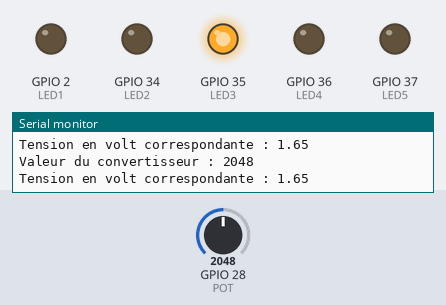
A sketch run on a simulated ESP32. Parts: output pins drawn as LEDs (lit = HIGH), the last lines printed to the serial monitor. The test bench sets the inputs (shaded band); at power-on: GPIO 28 (POT) = 2048.

Above: at 1.2 s.
1.3 s: GPIO 28 (POT) set to 2422
4.3 s: GPIO 28 (POT) set to 2503
At 4.57 s:
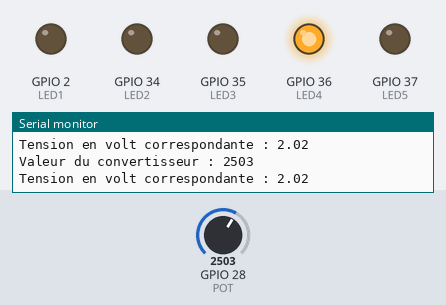
7.3 s: GPIO 28 (POT) set to 3603
At 7.47 s:
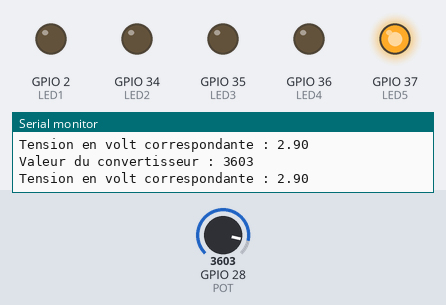
10.3 s: GPIO 28 (POT) set to 1228
At 10.69 s:
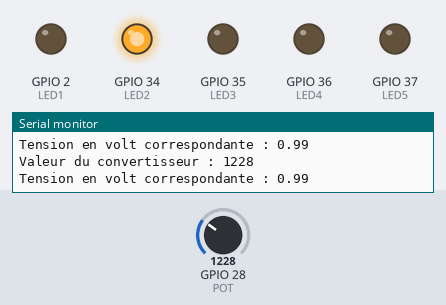
13.3 s: GPIO 28 (POT) set to 491
At 13.59 s:
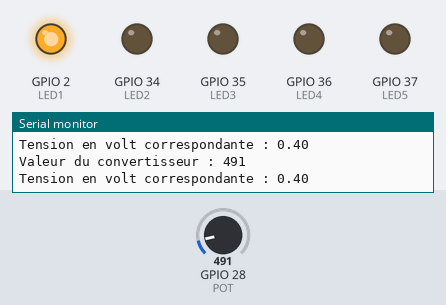
16.3 s: GPIO 28 (POT) set to 2047
At 16.73 s:
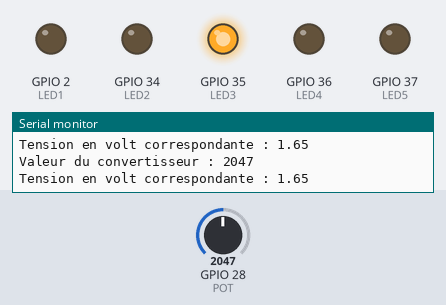
Timing chart, 0 to 19.3 s (numbered marks = the images above; inputs shaded):
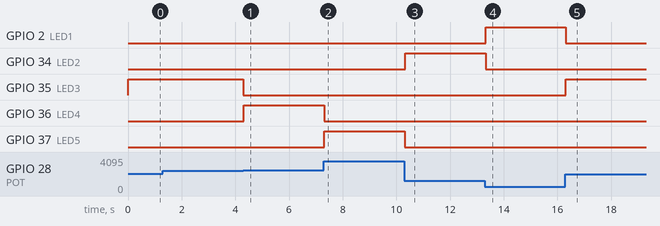

The sketch:

Test_question_1.ino
```cpp
#define LED1 2
#define LED2 34
#define LED3 35
#define LED4 36
#define LED5 37
#define POT 28

void setup()  {
  Serial.begin(9600);
  Serial.println("Yo");
  pinMode(LED1, OUTPUT);
  pinMode(LED2, OUTPUT);
  pinMode(LED3, OUTPUT);
  pinMode(LED4, OUTPUT);
  pinMode(LED5, OUTPUT);
}

void loop()  {
  int potentiometre = analogRead(POT);
  Serial.print("Valeur du convertisseur : ");
  Serial.println(potentiometre);
  Serial.print("Tension en volt correspondante : ");
  Serial.println(potentiometre*3.3/4096);

  if (potentiometre>4096*4/5)
  {
    digitalWrite(LED5, HIGH);
    delay(100);
    digitalWrite(LED5, LOW);
  }
  else if (potentiometre<4096*4/5 && potentiometre>4096*3/5)
  {
    digitalWrite(LED4, HIGH);
    delay(100);
    digitalWrite(LED4, LOW);
  }
  else if (potentiometre<4096*4/5 && potentiometre>4096*2/5)
  {
    digitalWrite(LED3, HIGH);
    delay(100);
    digitalWrite(LED3, LOW);
  }
  else if (potentiometre<4096*4/5 && potentiometre>4096*1/5)
  {
    digitalWrite(LED2, HIGH);
    delay(100);
    digitalWrite(LED2, LOW);
  }
  else if (potentiometre<4096/5)
  {
    digitalWrite(LED1, HIGH);
    delay(100);
    digitalWrite(LED1, LOW);
  }
}
```

Measured:
- the behaviour switches between 2457 and 2458 on GPIO 28 (POT) (found by bisection; images 0 and 1)
- after the input at 4.3 s, GPIO 35 (LED3): HIGH → LOW at once; GPIO 36 (LED4): LOW → HIGH at once
- after the input at 7.3 s, GPIO 36 (LED4): HIGH → LOW at once; GPIO 37 (LED5): LOW → HIGH at once
- after the input at 10.3 s, GPIO 34 (LED2): LOW → HIGH at once; GPIO 37 (LED5): HIGH → LOW at once
- after the input at 13.3 s, GPIO 2 (LED1): LOW → HIGH at once; GPIO 34 (LED2): HIGH → LOW at once
- after the input at 16.3 s, GPIO 2 (LED1): HIGH → LOW at once; GPIO 35 (LED3): LOW → HIGH at once
